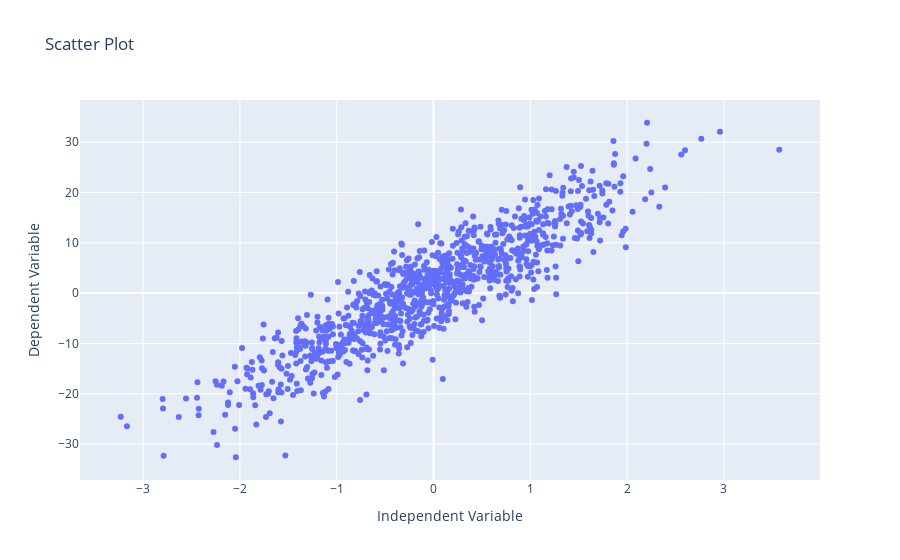

Notebook code cell kept with this figure:
### Markdown cell above
## 3. The "Linear Form" (with $x_i$ having no mismeasurement)

The relationship between the independent variable(s) $x_{i}$ and the dependent variable $Y_i$ is as stated in the given linear specification. In other words, the change in the dependent variable is directly proportional to the change in the independent variables as specified by the linear model equation. In the case of simple linear regression forms such as $E[Y_i]=\beta_0+\beta_1 x_i$ this would manifest as the presense of a straight-line association visibly observable in the data. 

The adjoining assumption that each $x_i$ is measured exactly means that $x_i$ would not have any intrinsic randomness if the measurement were to be re-taken.  In many circumstances this would be a very naive assupmtion; but, there's also situations where it's not very hard to accept.  A fully grown person should always have the same height and the same color eyes, generally speaking.  So as long as our ability to take a measurement is consistent, then an assumption that $x_i$ is exactly measured would be reasonable.

### Code cell
# Example:

import plotly.graph_objects as go
import numpy as np

np.random.seed(123)
n = 1000
X = np.random.normal(0, 1, n)
error_terms_also_called_noise = np.random.normal(0, 5, n)
Y = 1 + 10*X + error_terms_also_called_noise

scatter_plot = go.Scatter(x=X, y=Y, mode='markers', name='Data Points')

layout = go.Layout(title='Scatter Plot',
                   xaxis=dict(title='Independent Variable'), yaxis=dict(title='Dependent Variable'))

fig = go.Figure(data=[scatter_plot], layout=layout)
fig.show()

### Figure 1 — Plotly figure (JSON) as saved in the notebook; plotly's stock layout.template omitted (floating-point values rounded to 4 significant figures; data arrays with more than 128 entries replaced by an {"elided": "..."} marker saying what was removed)
{"data": [{"mode": "markers", "name": "Data Points", "type": "scatter", "x": {"elided": "1000 float values"}, "y": {"elided": "1000 float values"}}], "layout": {"title": {"text": "Scatter Plot"}, "xaxis": {"title": {"text": "Independent Variable"}}, "yaxis": {"title": {"text": "Dependent Variable"}}}}
